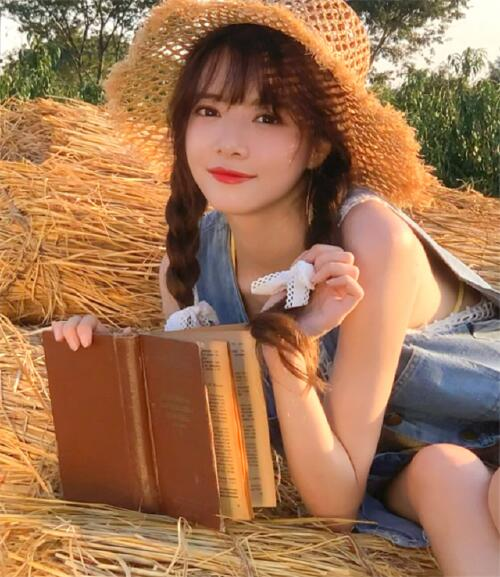
#> input picture Opencv/机器学习/haar + adaboost人脸识别/BG.jpg, 500 x 577 px
$ python 'haar + adaboost.py'
#> lines starting #> are read from the running program, lines starting #| are printed output that depends on the picture; after the words box and inside, x2 and y2 are one past the last pixel; in counts of white or black regions, pixels touching at a corner belong together
# 1.特征 = 像素经过运算后得到的解果》》可以是具体值，向量，矩阵，多维
# 利用特征识别目标   阈值判决
# 通过机器学习得到判决门限
# 特征= （p1 -p2 -p3 +p4)*w

# adaboost 分类器 把每次错误的结果特征加强
# 两级分类的阈值判断进行识别 多个分类器级联可作为一个强分类器 x1>t1 and x2>t2 and x3>t3 -》目标
# 强分类器由多个弱分类器组成，弱分类器负责计算阈值，弱分类器由若干个Node特征，一个Node有三个haar
# haar  node > nodet1 z1 = a1  haar  node < nodet1 z1 = a2
# Z =sum(z1 , z1 ,,,)>T y1 = AA   Z =sum(z1 , z1 ,,,)<T y1 = BB

# adaboost 训练
# 1.初始化权值分布
# 2.遍历阈值 p(min)
# 3.G1(x)
# 4.更新训练数据的权重分布
# 训练终止条件
import cv2
import numpy as np
# 1.load xml 2.load jpg 3.haar gray 4.detect 5.draw
face_xml = cv2.CascadeClassifier('haarcascade_frontalface_default.xml')
eye_xml = cv2.CascadeClassifier('haarcascade_eye.xml')
img = cv2.imread('BG.jpg')
#> img is the input picture: shape (577, 500, 3); mean B, G, R 83.1, 116.6, 161
cv2.imshow('src', img)
gray = cv2.cvtColor(img,cv2.COLOR_BGR2GRAY)
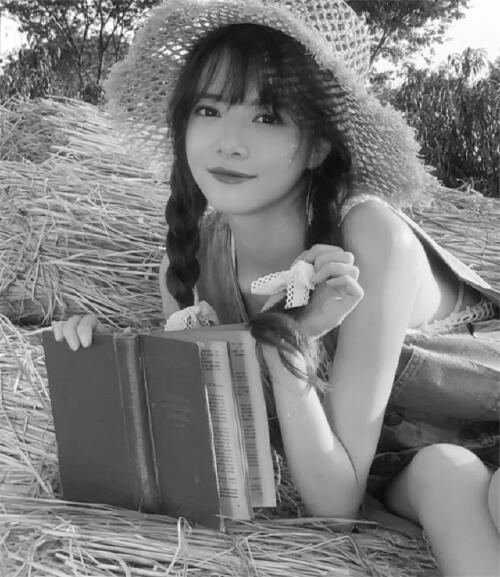
#> gray: shape (577, 500); min 7, max 255, mean 126.1
faces = face_xml.detectMultiScale(gray, 1.2, 5)
#> faces = [[166, 68, 139, 139]]
# detect faces  1.data 2.scale 3,5目标像素大小，人脸不小于5
print('face=', len(faces))
#| face= 1
for (x,y,w,h) in faces:
    cv2.rectangle(img,(x,y),(x+w,y+h),(255,0,0),2)
    roi_face = gray[y:y+h,x:x+w]            #人脸范围
    roi_color_face = img[y:y+h,x:x+w]
    eyes = eye_xml.detectMultiScale(roi_face,3)
    print('eye=',len(eyes))
    for (e_x,e_y,e_w,e_h) in eyes:
        cv2.rectangle(roi_color_face,(e_x,e_y),(e_x+e_w,e_y+e_h),(0,255,0),2)
#> this loop made 1 pass
#> (x, y, w, h, eyes) on pass 1: (166, 68, 139, 139, [[29, 33, 20, 20], [86, 41, 20, 20]])
#| eye= 2
#> pass 1, `roi_face = gray[y:y+h,x:x+w]`:
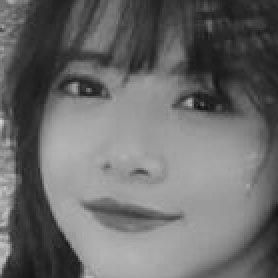
#> roi_face: shape (139, 139) (shown 2 times larger); min 14, max 212, mean 106.9
#> pass 1, `roi_color_face = img[y:y+h,x:x+w]`:
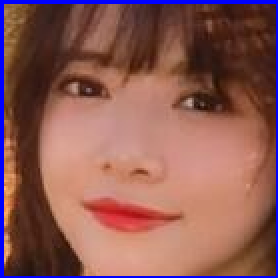
#> roi_color_face: shape (139, 139, 3) (shown 2 times larger); mean B, G, R 83.7, 89.9, 140.1
#> after the loop:
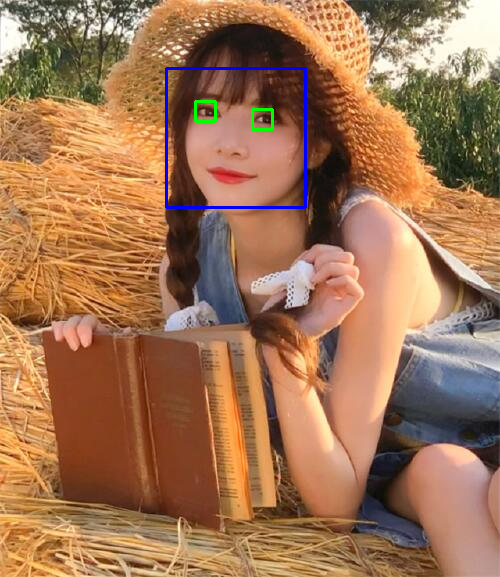
#> img: shape (577, 500, 3); 0.74% of pixels changed, all inside (x1, y1, x2, y2) = (165, 67, 307, 209)
#> after the loop:
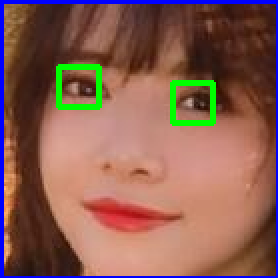
#> roi_color_face: shape (139, 139, 3) (shown 2 times larger); 2.44% of pixels changed, all inside (x1, y1, x2, y2) = (28, 32, 108, 63)
cv2.imshow('dst',img)
cv2.waitKey(0)

$ run again, with Opencv/机器学习/haar + adaboost人脸识别/dy.jpg copied over Opencv/机器学习/haar + adaboost人脸识别/BG.jpg
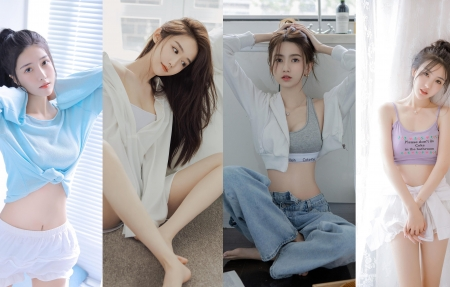
#> input picture Opencv/机器学习/haar + adaboost人脸识别/dy.jpg, 450 x 287 px
#> img is the input picture: shape (287, 450, 3); mean B, G, R 170.6, 168.4, 169.8
#> `gray = cv2.cvtColor(img,cv2.COLOR_BGR2GRAY)`:
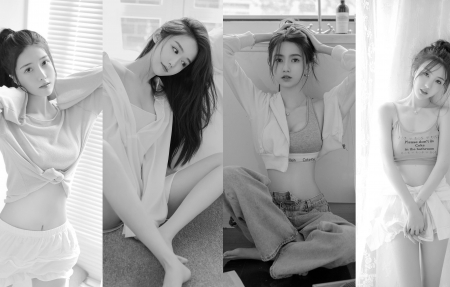
#> gray: shape (287, 450); min 0, max 255, mean 169.1
#> faces = [[264, 41, 48, 48]]
#| face= 1
#> the loop `for (x,y,w,h) in faces:` made 1 pass
#> (printed output is left out)
#> after the loop `for (x,y,w,h) in faces:`:
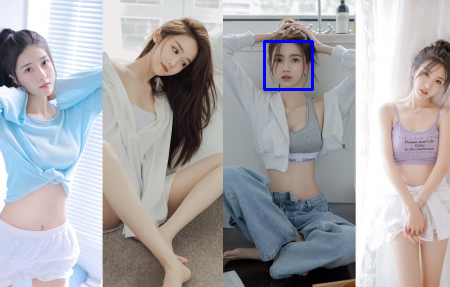
#> img: shape (287, 450, 3); 0.44% of pixels changed, all inside (x1, y1, x2, y2) = (263, 40, 314, 91)
